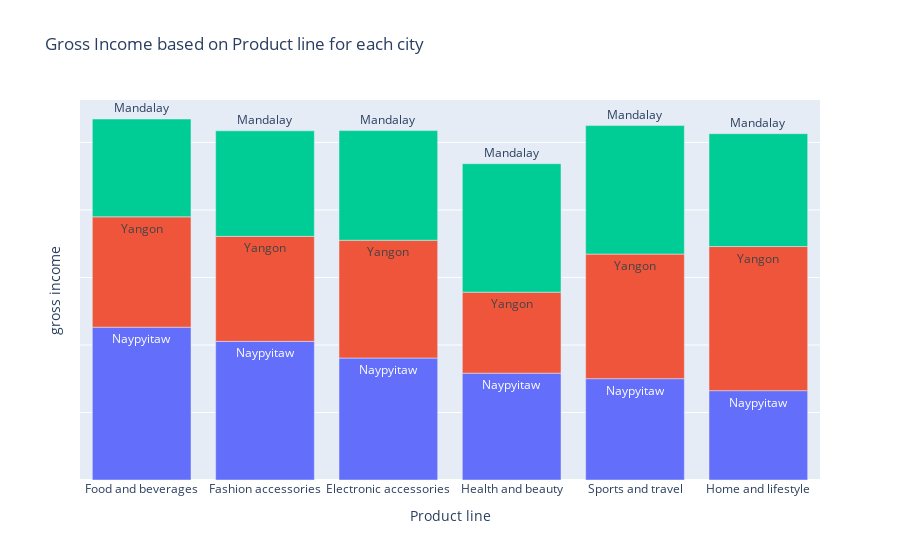

Here is the notebook cell this chart was saved with:
### Code cell
df_plcg = df.groupby(['Product line', 'City'], as_index=False)['gross income'].sum().sort_values('gross income', ascending=False)

df_plcg

fig8=px.bar(df_plcg, x='Product line', y='gross income', color='City', title='Gross Income based on Product line for each city',
             labels={'Gross income': 'gross income', 'City':"city" },
             text='City')

fig8.update_yaxes(showticklabels=False)
fig8.update_traces(textposition="outside", selector=dict(type='bar'))
fig8.update_layout(showlegend=False)

fig8.show()

# prod_ct = pd.crosstab(index=df['Product line'], columns=df['City'], values=df['gross income'], aggfunc='sum')


# prod_ct.plot(kind='bar', stacked=False, figsize=(12,8))

# plt.ylabel('gross income')
# plt.xticks(rotation=45)

# plt.legend(loc=1, prop={'size':12})

# plt.show()

### Figure 1 — Plotly figure (JSON) as saved in the notebook; plotly's stock layout.template omitted (floating-point values rounded to 4 significant figures)
{"data": [{"alignmentgroup": "True", "hovertemplate": "city=%{text}<br>Product line=%{x}<br>gross income=%{y}<extra></extra>", "legendgroup": "Naypyitaw", "marker": {"color": "#636efa"}, "name": "Naypyitaw", "offsetgroup": "Naypyitaw", "orientation": "v", "showlegend": true, "text": ["Naypyitaw", "Naypyitaw", "Naypyitaw", "Naypyitaw", "Naypyitaw", "Naypyitaw"], "textposition": "outside", "type": "bar", "x": ["Food and beverages", "Fashion accessories", "Electronic accessories", "Health and beauty", "Sports and travel", "Home and lifestyle"], "xaxis": "x", "y": [1132.0, 1027.0, 903.3, 791.2, 750.6, 661.7], "yaxis": "y"}, {"alignmentgroup": "True", "hovertemplate": "city=%{text}<br>Product line=%{x}<br>gross income=%{y}<extra></extra>", "legendgroup": "Yangon", "marker": {"color": "#EF553B"}, "name": "Yangon", "offsetgroup": "Yangon", "orientation": "v", "showlegend": true, "text": ["Yangon", "Yangon", "Yangon", "Yangon", "Yangon", "Yangon"], "textposition": "outside", "type": "bar", "x": ["Home and lifestyle", "Sports and travel", "Electronic accessories", "Food and beverages", "Fashion accessories", "Health and beauty"], "xaxis": "x", "y": [1067.0, 922.5, 872.2, 817.3, 777.7, 599.9], "yaxis": "y"}, {"alignmentgroup": "True", "hovertemplate": "city=%{text}<br>Product line=%{x}<br>gross income=%{y}<extra></extra>", "legendgroup": "Mandalay", "marker": {"color": "#00cc96"}, "name": "Mandalay", "offsetgroup": "Mandalay", "orientation": "v", "showlegend": true, "text": ["Mandalay", "Mandalay", "Mandalay", "Mandalay", "Mandalay", "Mandalay"], "textposition": "outside", "type": "bar", "x": ["Sports and travel", "Health and beauty", "Home and lifestyle", "Electronic accessories", "Fashion accessories", "Food and beverages"], "xaxis": "x", "y": [951.8, 951.5, 835.7, 812.0, 781.6, 724.5], "yaxis": "y"}], "layout": {"barmode": "relative", "legend": {"title": {"text": "city"}, "tracegroupgap": 0}, "showlegend": false, "title": {"text": "Gross Income based on Product line for each city"}, "xaxis": {"anchor": "y", "domain": [0, 1], "title": {"text": "Product line"}}, "yaxis": {"anchor": "x", "domain": [0, 1], "showticklabels": false, "title": {"text": "gross income"}}}}
